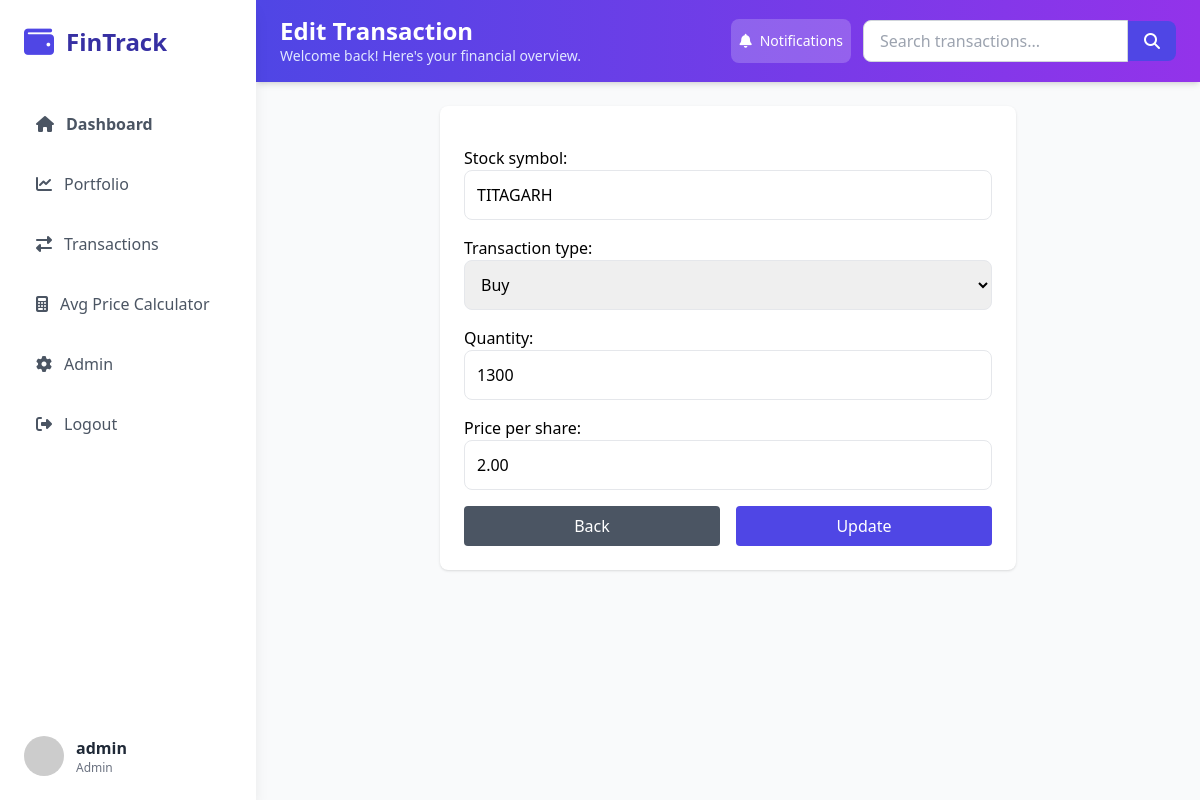
/transaction/1928/edit/ (signed in), run on the app's committed database.
### stocks/models.py (models this page shows, shortened)
class StockTransaction(models.Model):
    TRANSACTION_TYPES = (
        ("BUY", "Buy"),
        ("SELL", "Sell"),
    )
    user = models.ForeignKey(User, on_delete=models.CASCADE)
    stock_symbol = models.CharField(max_length=10)
    transaction_type = models.CharField(max_length=4, choices=TRANSACTION_TYPES)
    quantity = models.PositiveIntegerField()
    price_per_share = models.DecimalField(max_digits=10, decimal_places=2)
    transaction_date = models.DateTimeField(auto_now_add=True)

### stocks/views.py (the view)
# urls.py: path("transaction/<int:pk>/edit/", views.edit_transaction, name="edit_transaction"),
@login_required
def edit_transaction(request, pk):
    transaction = get_object_or_404(StockTransaction, pk=pk)
    if request.method == "POST":
        form = StockTransactionForm(request.POST, instance=transaction)
        if form.is_valid():
            form.save()
            messages.success(request, "Transaction updated successfully.")
            return redirect("search_transactions")
    else:
        form = StockTransactionForm(instance=transaction)
    return render(
        request, "edit_transactions.html", {"form": form, "transaction": transaction}
    )

### stocks/forms.py
class StockTransactionForm(forms.ModelForm):
    class Meta:
        model = StockTransaction
        fields = ["stock_symbol", "transaction_type", "quantity", "price_per_share"]
        widgets = {
            "stock_symbol": forms.TextInput(
                attrs={
                    "class": "w-full p-3 border rounded-lg focus:border-indigo-600 focus:outline-none"
                }
            ),
            "transaction_type": forms.Select(
                attrs={
                    "class": "w-full p-3 border rounded-lg focus:border-indigo-600 focus:outline-none"
                }
            ),
            "quantity": forms.NumberInput(
                attrs={
                    "class": "w-full p-3 border rounded-lg focus:border-indigo-600 focus:outline-none"
                }
            ),
            "price_per_share": forms.NumberInput(
                attrs={
                    "step": "0.01",
                    "class": "w-full p-3 border rounded-lg focus:border-indigo-600 focus:outline-none",
                }
            ),
        }

### stocks/templates/edit_transactions.html (shortened to what this page needs)
{% extends 'base.html' %}
{% block header_title %}Edit Transaction{% endblock %}
{% block content %}
<div class="max-w-xl mx-auto bg-white shadow p-6 rounded-lg">
    <form method="post" class="space-y-4">
        {{ form.as_p }}
        <div class="flex justify-between">
            <a href="{% url 'home' %}" class="w-1/2 mr-2 text-center bg-gray-600 text-white px-4 py-2 rounded hover:bg-gray-700">Back</a>
            <button type="submit" class="w-1/2 ml-2 bg-indigo-600 text-white px-4 py-2 rounded hover:bg-indigo-700">Update</button>
        </div>
    </form>
</div>
{% endblock %}

### stocks/templates/base.html (shortened to what this page needs)
{% load static %}
<!DOCTYPE html>
<html lang="en">
<head>
    <script src="https://cdn.tailwindcss.com"></script>
    <link rel="stylesheet" href="https://cdnjs.cloudflare.com/ajax/libs/font-awesome/6.4.0/css/all.min.css">
    <link rel="stylesheet" href="{% static 'css/styles.css' %}">
</head>
<body class="bg-gray-50 font-sans">
    <div id="sidebar" class="sidebar fixed h-screen w-64 bg-white shadow-lg z-40 md:block">
        <div class="p-6">
            <div class="flex items-center mb-10">
                <i class="fas fa-wallet text-indigo-600 text-3xl mr-3"></i>
                <h1 class="text-2xl font-bold text-indigo-800">FinTrack</h1>
            </div>
            <nav>
                <ul class="space-y-3">
                    {% for link in request.sidebar_nav_links %}
                    <li>
                        <a href="{{ link.url }}" class="flex items-center p-3 rounded-lg {% if link.is_active %}bg-indigo-50 text-indigo-600{% else %}text-gray-600 hover:bg-indigo-50 hover:text-indigo-600{% endif %} {% if link.font_semibold %}font-semibold{% endif %}">
                            <i class="fas {{ link.icon }} mr-3"></i>
                            {{ link.name }}
                        </a>
                    </li>
                    {% endfor %}
                </ul>
            </nav>
        </div>
        {% if request.sidebar_user %}
        <div class="absolute bottom-0 w-full p-6">
            <div class="flex items-center">
                <img src="https://randomuser.me/api/portraits/women/44.jpg" class="w-10 h-10 rounded-full mr-3" alt="User">
                <div>
                    <p class="font-semibold text-gray-800">{{ request.sidebar_user.username }}</p>
                    <p class="text-xs text-gray-500">{{ request.sidebar_user.is_staff|yesno:"Admin,User" }}
                </div>
            </div>
        </div>
        {% endif %}
    </div>
    <div class="md:ml-64 min-h-screen main-content">
        <header class="bg-gradient-to-r from-indigo-600 to-purple-600 text-white px-6 py-4 shadow-md">
            <div class="flex flex-col md:flex-row justify-between items-start md:items-center gap-4">
                <div>
                    <h2 class="text-2xl font-bold leading-tight">{% block header_title %}Dashboard{% endblock %}</h2>
                    <p class="text-indigo-100 text-sm">{% block header_subtitle %}Welcome back! Here's your financial overview.{% endblock %}</p>
                </div>
                <div class="flex items-center gap-3">
                    <button class="flex items-center gap-2 px-2 py-3 bg-white bg-white/20 hover:bg-white/30 hover:bg-blue-700 rounded-lg transition text-sm">
                        <i class="fas fa-bell"></i>
                        <span class="hidden md:inline">Notifications</span>
                    </button>
                    <form method="get" action="{% url 'search_transactions' %}" class="flex items-center mt-4 md:mt-0">
                        <input type="text" name="q" placeholder="Search transactions..." value="{{ request.GET.q }}"
                               class="px-4 py-2 rounded-l-lg border border-gray-300 focus:outline-none focus:ring-2 focus:ring-indigo-400 text-black">
                        <button type="submit" class="bg-indigo-600 text-white px-4 py-2 rounded-r-lg hover:bg-indigo-700">
                            <i class="fas fa-search"></i>
                        </button>
                    </form>
                </div>
            </div>
        </header>
        <div class="p-6">
            {% block content %}
            {% endblock %}
        </div>
    </div>
</body>
</html>

### stocks/static/css/styles.css (style rules this page uses)
body { font-family: Arial, sans-serif; }
.sidebar { transition: all 0.3s ease; }
input, select { transition: border-color 0.3s; }
button { transition: background-color 0.3s, transform 0.3s; }

### data on the page
StockTransaction: stock_symbol "TITAGARH", transaction_type "Buy", quantity "1300", price_per_share "2.00"

### other printed values
{{ link.name }} "Dashboard" "Portfolio" "Transactions" "Avg Price Calculator" "Admin" "Logout"
{{ request.sidebar_user.username }} "admin"
{{ request.sidebar_user.is_staff|yesno:"Admin,User" }} "Admin"
